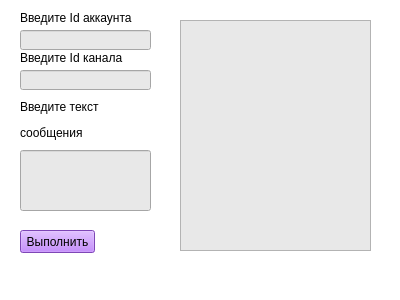
<?xml version="1.0" encoding="UTF-8"?>
<ui version="4.0">
 <class>Form</class>
 <widget class="QWidget" name="Form">
  <property name="geometry">
   <rect>
    <x>0</x>
    <y>0</y>
    <width>400</width>
    <height>300</height>
   </rect>
  </property>
  <property name="windowTitle">
   <string>Form</string>
  </property>
  <property name="styleSheet">
   <string notr="true">background-color: rgb(255, 255, 255);</string>
  </property>
  <widget class="QPushButton" name="get_result">
   <property name="geometry">
    <rect>
     <x>20</x>
     <y>230</y>
     <width>75</width>
     <height>23</height>
    </rect>
   </property>
   <property name="styleSheet">
    <string notr="true">background-color: rgb(177, 99, 255);
font: 10pt &quot;Times New Roman&quot;;</string>
   </property>
   <property name="text">
    <string>Выполнить</string>
   </property>
  </widget>
  <widget class="QLabel" name="label">
   <property name="geometry">
    <rect>
     <x>20</x>
     <y>95</y>
     <width>131</width>
     <height>51</height>
    </rect>
   </property>
   <property name="styleSheet">
    <string notr="true">font: 11pt &quot;Times New Roman&quot;;</string>
   </property>
   <property name="text">
    <string>&lt;html&gt;&lt;head/&gt;&lt;body&gt;&lt;p&gt;Введите текст &lt;/p&gt;&lt;p&gt;сообщения&lt;/p&gt;&lt;/body&gt;&lt;/html&gt;</string>
   </property>
  </widget>
  <widget class="QLineEdit" name="channel_id">
   <property name="geometry">
    <rect>
     <x>20</x>
     <y>70</y>
     <width>131</width>
     <height>20</height>
    </rect>
   </property>
   <property name="styleSheet">
    <string notr="true">background-color: rgb(232, 232, 232);</string>
   </property>
  </widget>
  <widget class="QLabel" name="label_2">
   <property name="geometry">
    <rect>
     <x>20</x>
     <y>50</y>
     <width>131</width>
     <height>16</height>
    </rect>
   </property>
   <property name="styleSheet">
    <string notr="true">font: 11pt &quot;Times New Roman&quot;;</string>
   </property>
   <property name="text">
    <string>Введите Id канала</string>
   </property>
  </widget>
  <widget class="QLineEdit" name="user_id">
   <property name="geometry">
    <rect>
     <x>20</x>
     <y>30</y>
     <width>131</width>
     <height>20</height>
    </rect>
   </property>
   <property name="styleSheet">
    <string notr="true">background-color: rgb(232, 232, 232);</string>
   </property>
  </widget>
  <widget class="QTextEdit" name="print">
   <property name="enabled">
    <bool>true</bool>
   </property>
   <property name="geometry">
    <rect>
     <x>180</x>
     <y>20</y>
     <width>191</width>
     <height>231</height>
    </rect>
   </property>
   <property name="styleSheet">
    <string notr="true">background-color: rgb(232, 232, 232);</string>
   </property>
  </widget>
  <widget class="QLineEdit" name="message">
   <property name="geometry">
    <rect>
     <x>20</x>
     <y>150</y>
     <width>131</width>
     <height>61</height>
    </rect>
   </property>
   <property name="styleSheet">
    <string notr="true">background-color: rgb(232, 232, 232);</string>
   </property>
  </widget>
  <widget class="QLabel" name="label_3">
   <property name="geometry">
    <rect>
     <x>20</x>
     <y>10</y>
     <width>141</width>
     <height>16</height>
    </rect>
   </property>
   <property name="styleSheet">
    <string notr="true">font: 11pt &quot;Times New Roman&quot;;</string>
   </property>
   <property name="text">
    <string>Введите Id аккаунта</string>
   </property>
  </widget>
 </widget>
 <resources/>
 <connections/>
</ui>
